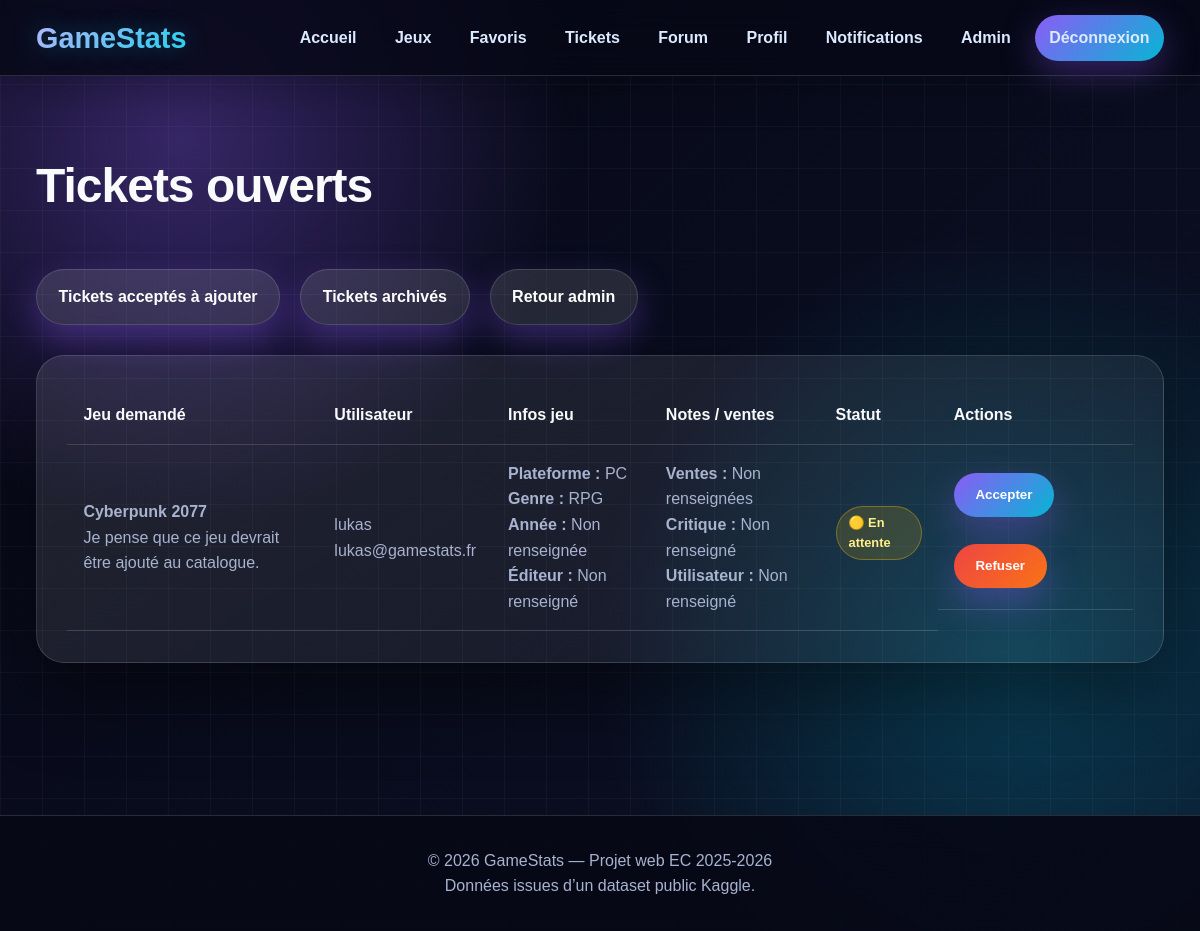
Screenshot of /admin/tickets.php (signed in) with the database file from the repository.
### tables this page shows
CREATE TABLE tickets (
    id INT AUTO_INCREMENT PRIMARY KEY,
    user_id INT NOT NULL,
    title VARCHAR(150) NOT NULL,
    platform VARCHAR(50),
    genre VARCHAR(50),
    release_year INT,
    publisher VARCHAR(100),
    global_sales DECIMAL(8,2),
    critic_score DECIMAL(4,1),
    user_score DECIMAL(4,1),
    image_url VARCHAR(255),
    source_url VARCHAR(255),
    message TEXT,
    status ENUM('pending', 'accepted', 'rejected') DEFAULT 'pending',
    added_to_catalog TINYINT(1) DEFAULT 0,
    created_at DATETIME DEFAULT CURRENT_TIMESTAMP,
    FOREIGN KEY (user_id) REFERENCES users(id) ON DELETE CASCADE
);

CREATE TABLE users (
    id INT AUTO_INCREMENT PRIMARY KEY,
    username VARCHAR(50) NOT NULL UNIQUE,
    email VARCHAR(100) NOT NULL UNIQUE,
    password VARCHAR(255) NOT NULL,
    avatar VARCHAR(255),
    bio TEXT,
    role ENUM('user', 'admin') DEFAULT 'user',
    is_banned TINYINT(1) DEFAULT 0,
    ban_reason VARCHAR(255) DEFAULT NULL,
    created_at DATETIME DEFAULT CURRENT_TIMESTAMP
);

### www/admin/tickets.php (the view, shortened to what this page needs)
<?php
require_once '../includes/db.php';
$stmt = $pdo->query(
    'SELECT tickets.*, users.username, users.email
     FROM tickets
     INNER JOIN users ON tickets.user_id = users.id
     WHERE tickets.status = "pending"
     ORDER BY tickets.created_at DESC'
);
$tickets = $stmt->fetchAll();
include '../includes/header.php';
?>
<section class="section">
    <div class="container">
        <h1 class="section-title">Tickets ouverts</h1>
        <div class="admin-actions" style="margin-bottom: 1.5rem;">
            <a href="tickets_to_add.php" class="btn btn-secondary">Tickets acceptés à ajouter</a>
            <a href="tickets_archived.php" class="btn btn-secondary">Tickets archivés</a>
            <a href="dashboard.php" class="btn btn-secondary">Retour admin</a>
        </div>
        <?php if (empty($tickets)): ?>
            <div class="info-box">
                <h2>Aucun ticket ouvert</h2>
                <p>Aucune demande en attente pour le moment.</p>
            </div>
        <?php else: ?>
            <div class="table-wrapper">
                <table>
                    <thead>
                        <tr>
                            <th>Jeu demandé</th>
                            <th>Utilisateur</th>
                            <th>Infos jeu</th>
                            <th>Notes / ventes</th>
                            <th>Statut</th>
                            <th>Actions</th>
                        </tr>
                    </thead>
                    <tbody>
                        <?php foreach ($tickets as $ticket): ?>
                            <tr>
                                <td>
                                    <strong><?= htmlspecialchars($ticket['title']) ?></strong><br>
                                    <?php if (!empty($ticket['message'])): ?>
                                        <?= nl2br(htmlspecialchars($ticket['message'])) ?><br>
                                    <?php endif; ?>
                                </td>
                                <td>
                                    <?= htmlspecialchars($ticket['username']) ?><br>
                                    <?= htmlspecialchars($ticket['email']) ?>
                                </td>
                                <td>
                                    <strong>Plateforme :</strong> <?= !empty($ticket['platform']) ? htmlspecialchars($ticket['platform']) : 'Non renseignée' ?><br>
                                    <strong>Genre :</strong> <?= !empty($ticket['genre']) ? htmlspecialchars($ticket['genre']) : 'Non renseigné' ?><br>
                                    <strong>Année :</strong> <?= !empty($ticket['release_year']) ? htmlspecialchars($ticket['release_year']) : 'Non renseignée' ?><br>
                                    <strong>Éditeur :</strong> <?= !empty($ticket['publisher']) ? htmlspecialchars($ticket['publisher']) : 'Non renseigné' ?>
                                </td>
                                <td>
                                    <strong>Ventes :</strong>
                                    <?= $ticket['global_sales'] !== null && $ticket['global_sales'] !== '' ? htmlspecialchars($ticket['global_sales']) . ' M' : 'Non renseignées' ?><br>
                                    <strong>Critique :</strong>
                                    <?= $ticket['critic_score'] !== null && $ticket['critic_score'] !== '' ? htmlspecialchars($ticket['critic_score']) : 'Non renseigné' ?><br>
                                    <strong>Utilisateur :</strong>
                                    <?= $ticket['user_score'] !== null && $ticket['user_score'] !== '' ? htmlspecialchars($ticket['user_score']) : 'Non renseigné' ?>
                                </td>
                                <td>
                                    <span class="status-badge status-pending">🟡 En attente</span>
                                </td>
                                <td class="admin-actions">
                                    <form action="ticket_update.php" method="POST">
                                        <button class="btn" type="submit">Accepter</button>
                                    </form>
                                    <form action="ticket_update.php" method="POST">
                                        <button class="btn btn-danger" type="submit">Refuser</button>
                                    </form>
                                </td>
                            </tr>
                        <?php endforeach; ?>
                    </tbody>
                </table>
            </div>
        <?php endif; ?>
    </div>
</section>
<?php include '../includes/footer.php'; ?>

### www/assets/css/style.css (style rules this page uses)
* { box-sizing: border-box; margin: 0; padding: 0; }
:root { --bg: #070816; --bg2: #0b1024; --card: rgba(255,255,255,0.08); --text: #f8fafc; --muted: #a8b3cf; --primary: #8b5cf6; --secondary: #06b6d4; --border: rgba(255,255,255,0.14); --shadow: 0 30px 80px rgba(0,0,0,0.45); }
html, body { overflow-x: hidden; }
body { font-family: Arial, Helvetica, sans-serif; background: radial-gradient(circle at 15% 15%, rgba(139,92,246,0.35), transparent 30%), radial-gradient(circle at 85% 70%, rgba(6,182,212,0.28), transparent 35%), linear-gradient(135deg, var(--bg), var(--bg2)); color: var(--text); line-height: 1.6; min-height: 100vh; }
body::before { content: ""; position: fixed; inset: 0; background-image: linear-gradient(rgba(255,255,255,0.035) 1px, transparent 1px), linear-gradient(90deg, rgba(255,255,255,0.035) 1px, transparent 1px); background-size: 42px 42px; pointer-events: none; z-index: -1; }
a { color: inherit; text-decoration: none; }
.container { width: min(1180px, 92%); margin: 0 auto; }
.btn { display: inline-flex; align-items: center; justify-content: center; border: none; cursor: pointer; background: linear-gradient(135deg, var(--primary), var(--secondary)); color: white; padding: 0.9rem 1.35rem; border-radius: 999px; font-weight: 900; box-shadow: 0 15px 35px rgba(139,92,246,0.35); transition: 0.2s; width: fit-content; position: relative; overflow: hidden; margin-top: 0.75rem; margin-right: 0.65rem; margin-bottom: 0.35rem; }
.btn::after { content: ""; position: absolute; inset: 0; background: linear-gradient(120deg, transparent, rgba(255,255,255,0.25), transparent); transform: translateX(-120%); transition: 0.45s; }
.btn-secondary { background: rgba(255,255,255,0.12); border: 1px solid var(--border); }
.btn-danger { background: linear-gradient(135deg, #ef4444, #f97316); }
.section { padding: 4.5rem 0; animation: fadeUp 0.6s ease both; }
.section-title { font-size: clamp(2.2rem, 4vw, 3.4rem); margin-bottom: 2rem; letter-spacing: -1px; }
.card, .game-card, .info-box, .auth-card, .filters, .table-wrapper { background: linear-gradient(145deg, rgba(255,255,255,0.10), rgba(255,255,255,0.045)); border: 1px solid var(--border); backdrop-filter: blur(20px); box-shadow: var(--shadow); border-radius: 28px; padding: 1.9rem; transition: transform 0.25s ease, box-shadow 0.25s ease, border-color 0.25s ease; }
.table-wrapper { overflow-x: auto; }
table { width: 100%; border-collapse: collapse; }
th, td { padding: 1rem; border-bottom: 1px solid var(--border); text-align: left; }
td { color: var(--muted); }
tbody tr { transition: background 0.2s ease; }
.admin-actions { display: flex; gap: 0.6rem; flex-wrap: wrap; }
.status-badge { display: inline-flex; align-items: center; gap: 0.35rem; width: fit-content; padding: 0.35rem 0.75rem; border-radius: 999px; font-size: 0.8rem; font-weight: 900; border: 1px solid transparent; margin: 0.25rem 0 0.8rem 0; }
.status-pending { background: rgba(234,179,8,0.16); border-color: rgba(234,179,8,0.4); color: #fef08a; }
.container { width: min(1440px, 94%); }

### rows the page displays
tickets: title "Cyberpunk 2077", message "Je pense que ce jeu devrait être ajouté au catalogue.", user.username "lukas", user.email "lukas@gamestats.fr", platform "PC", genre "RPG", shows "Non renseignée", shows "Non renseignées"
